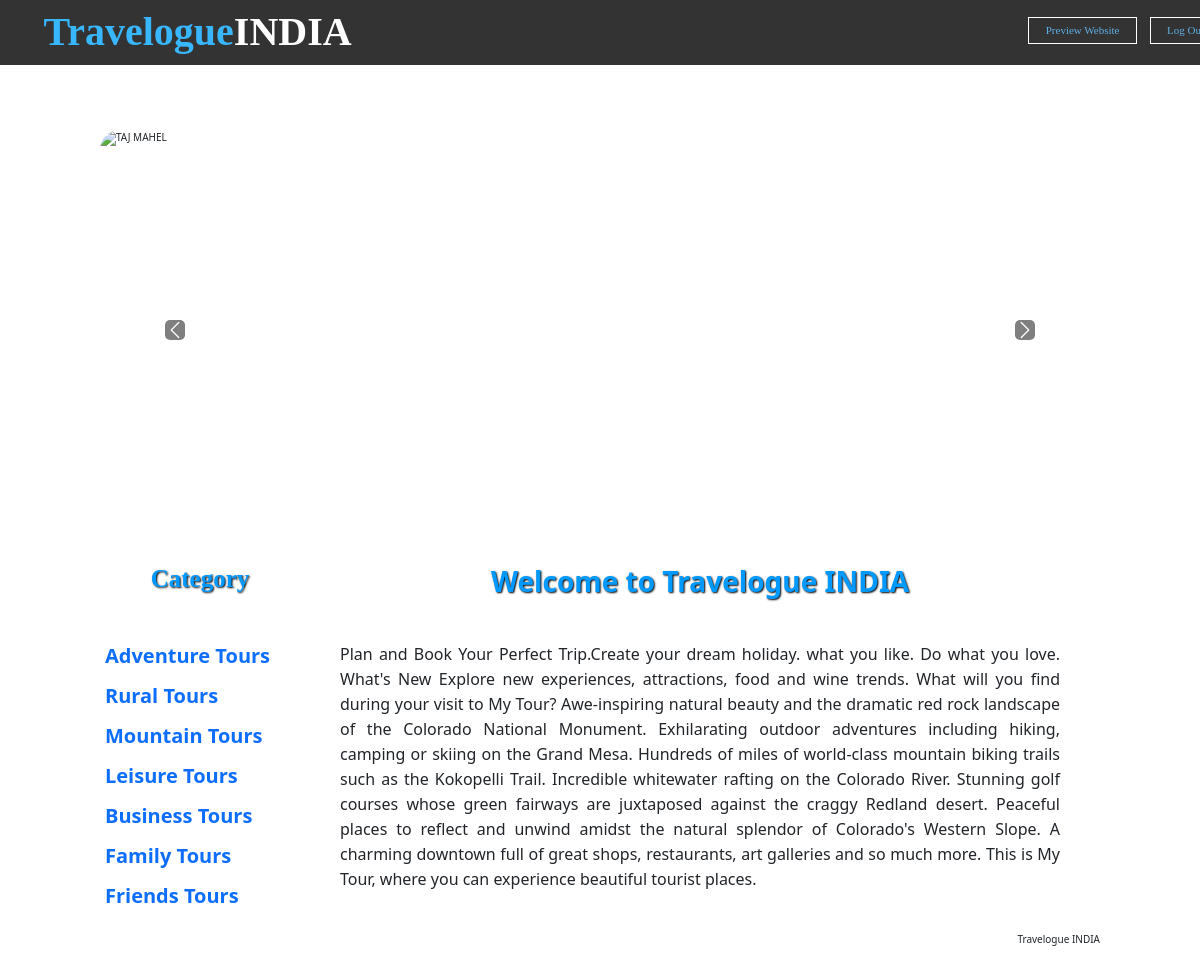
The app's page /category.php with its own data.
### tables this page shows
CREATE TABLE IF NOT EXISTS `category` (
  `Cat_id` int(100) NOT NULL AUTO_INCREMENT,
  `Cat_name` varchar(2000) NOT NULL,
  PRIMARY KEY (`Cat_id`)
);

### category.php (the view, shortened to what this page needs)
<!DOCTYPE html PUBLIC "-//W3C//DTD XHTML 1.0 Transitional//EN" "http://www.w3.org/TR/xhtml1/DTD/xhtml1-transitional.dtd">
<html xmlns="http://www.w3.org/1999/xhtml">
<head>
		<link href="stylecss.css" rel='stylesheet' type='text/css'/>
		<link href="css/bootstrap.css" rel='stylesheet' type='text/css'/>
		<link href="css/style.css" rel="stylesheet" type="text/css" media="all"/>
		<link href="css/animate.css" rel="stylesheet" type="text/css" media="all">
</head>
<body>
<?php include('function.php'); ?>
<?php include('top.php'); ?>
<div style="height:50px;"></div>
<div style="width:1000px; margin:auto" >
<?php include('slider.php'); ?>
<div style="width:200px; float:left">
<table cellpadding="0" cellspacing="0" width="1000px">
<tr><td style="font-family:Lucida Calligraphy; font-size:25px; color:#09F; padding-bottom:38px;" class="headingText"><b>Category</b></td></tr>
<?php
$s="select * from category";
$result=mysqli_query($conn,$s);
while($data=mysqli_fetch_array($result))
{
		echo "<tr><td style= ' padding:5px;'><b><a style=' font-size:20px; text-decoration:none;'href='subcat.php?catid=$data[0]'>$data[1]</a></b></td></tr>";
}
?>
</table>
</div>
<div style="width:800px; float:left">
	<table cellpadding="0px" cellspacing="0" width="1000px">
	<tr><td class="headingText">Welcome to Travelogue INDIA</td></tr>
	<tr><td class="paraText" width="1100px" style= "font-size:16px;">Plan and Book Your Perfect Trip.Create your dream holiday.
					what you like. Do what you love.
					What's New Explore new experiences, attractions, food and wine trends.
					What will you find during your visit to My Tour? Awe-inspiring natural beauty and the dramatic
					red rock landscape of the Colorado National Monument. Exhilarating outdoor adventures including
					hiking, camping or skiing on the Grand Mesa. Hundreds of miles of world-class mountain biking trails
					such as the Kokopelli Trail. Incredible whitewater rafting on the Colorado River. Stunning golf courses
					whose green fairways are juxtaposed against the craggy Redland desert. Peaceful places to reflect and
					unwind amidst the natural splendor of Colorado's Western Slope. A charming downtown full of great
					shops, restaurants, art galleries and so much more. This is My Tour, where you can experience
					beautiful tourist places.
</td></tr></table>
</div>
</div>
<?php include('bottom.php'); ?>
</body>
</html>

### stylecss.css (style rules this page uses)
.headingText { font-size:38px; color:#09F; margin:5px; font-weight:bold; text-shadow:1px 1px 2px black;; text-align:center; }
.paraText { line-height:25px; padding:10px; text-align:justify; }

### style.css (style rules this page uses)
.headingText { font-size:28px; color:#09F; margin:5px; font-weight:bold; text-shadow:1px 1px 2px black;; text-align:center; }
.paraText { line-height:25px; padding:40px; text-align:justify; }
body { margin:0; padding:0; font-family: 'Lato', sans-serif; }
body a { transition:0.5s all; -webkit-transition:0.5s all; -moz-transition:0.5s all; -o-transition:0.5s all; -ms-transition:0.5s all; }

### records on screen
category: Cat_name "Adventure Tours"
category: Cat_name "Rural Tours"
category: Cat_name "Mountain Tours"
category: Cat_name "Leisure Tours"
category: Cat_name "Business Tours"
category: Cat_name "Family Tours"
category: Cat_name "Friends Tours"
